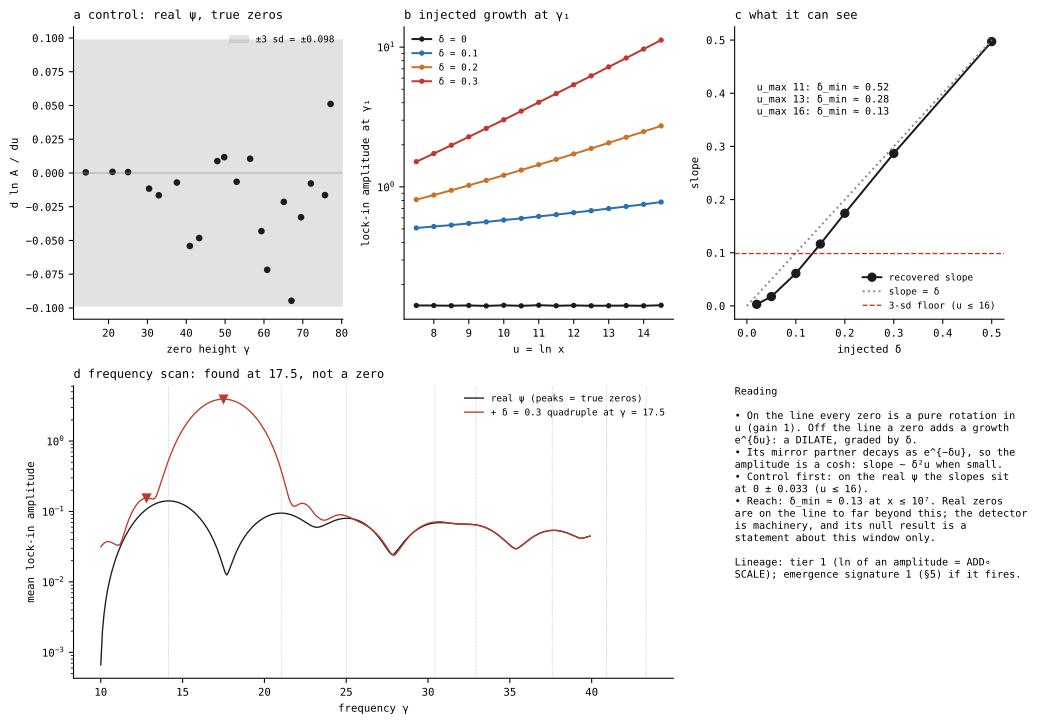

Generate this figure with Python:
# SPDX-License-Identifier: GPL-3.0-only
"""diverge.svg — the divergence detector: a growing mode (a DILATE) among rotations.

a  CONTROL on the real ψ (x ≤ 10⁷): slope of ln A against u at the first 20 true zeros; scatter about 0 is the false-alarm floor (±3 sd band).
b  an injected off-line quadruple at γ₁ for δ = 0, 0.1, 0.2, 0.3: the lock-in amplitude along u; the mirror partner makes it a cosh, not a line.
c  recovered slope against δ (dots) with the 3-sd floor, and the smallest δ the detector can see at reach u_max = 11, 13, 16 (labels).
d  frequency scan: amplitude against γ for the real ψ (the true zeros are the peaks) and with δ = 0.3 injected at γ = 17.5 (not a zero): it is found there.
Code drawn: rhp.diverge.   Run: python -m rhp.atlas.diverge
"""
import numpy as np
from ._common import plt, save, INK, NORTH, SOUTH, HOT, GREY
from .. import diverge as D


def build():
    psi = D.psi_table(10 ** 7)
    fig = plt.figure(figsize=(11.5, 7.6))
    # a
    ax = fig.add_subplot(2, 3, 1)
    s, m, sd = D.control(psi, 20)
    g = D.load_zeros(20)
    ax.axhspan(-3 * sd, 3 * sd, color=GREY, alpha=.25, label=f"±3 sd = ±{3 * sd:.3f}")
    ax.plot(g, s, "o", color=INK, ms=4); ax.axhline(0, color=GREY, lw=.5)
    ax.set_xlabel("zero height γ"); ax.set_ylabel("d ln A / du"); ax.legend(fontsize=7, frameon=False)
    ax.set_title("a  control: real ψ, true zeros", loc="left", fontsize=9)
    # b
    ax = fig.add_subplot(2, 3, 2)
    u = np.linspace(6, 16, 60000); E = D.residual(u, psi)
    for d, c in [(0, INK), (0.1, NORTH), (0.2, SOUTH), (0.3, HOT)]:
        Ed = E + (D.quadruple(u, d, 14.134725) if d > 0 else 0)
        cs, A = D.amplitude_track(u, Ed, 14.134725, 6, 16, 3.0, 0.5)
        ax.semilogy(cs, A, "o-", ms=3, color=c, label=f"δ = {d}")
    ax.set_xlabel("u = ln x"); ax.set_ylabel("lock-in amplitude at γ₁"); ax.legend(fontsize=7, frameon=False)
    ax.set_title("b  injected growth at γ₁", loc="left", fontsize=9)
    # c
    ax = fig.add_subplot(2, 3, 3)
    ds = [0.02, 0.05, 0.1, 0.15, 0.2, 0.3, 0.5]
    rec = D.inject_and_recover(psi, ds)
    ax.plot([d for d, _ in rec], [r for _, r in rec], "o-", color=INK, label="recovered slope")
    ax.plot([0, 0.5], [0, 0.5], color=GREY, ls=":", label="slope = δ")
    ax.axhline(3 * sd, color=HOT, lw=1, ls="--", label="3-sd floor (u ≤ 16)")
    txt = []
    for u1 in (11, 13, 16):
        dm, _ = D.detection_limit(psi, u1); txt.append(f"u_max {u1}:  δ_min ≈ {dm:.2f}")
    ax.text(0.02, 0.36, "\n".join(txt), fontsize=7.5, family="monospace")
    ax.set_xlabel("injected δ"); ax.set_ylabel("slope"); ax.legend(fontsize=7, frameon=False, loc="lower right")
    ax.set_title("c  what it can see", loc="left", fontsize=9)
    # d
    ax = fig.add_subplot(2, 3, (4, 5))
    gam = np.arange(10, 40, 0.1)
    _, s0, a0 = D.scan(psi, gam)
    _, s1, a1 = D.scan(psi, gam, extra=lambda uu: D.quadruple(uu, 0.3, 17.5))
    ax.semilogy(gam, a0, color=INK, lw=1, label="real ψ (peaks = true zeros)")
    ax.semilogy(gam, a1, color=HOT, lw=1, label="+ δ = 0.3 quadruple at γ = 17.5")
    for z in D.load_zeros(8): ax.axvline(z, color=GREY, lw=.4, ls=":")
    pk = D.candidate_peaks(gam, s1, a1, 0.1, 0.06)
    for (gp, a, sl) in pk: ax.plot([gp], [a], "v", color=HOT, ms=6)
    ax.set_xlabel("frequency γ"); ax.set_ylabel("mean lock-in amplitude"); ax.legend(fontsize=7, frameon=False, loc="upper right")
    ax.set_title("d  frequency scan: found at 17.5, not a zero", loc="left", fontsize=9)
    ax = fig.add_subplot(2, 3, 6); ax.axis("off")
    ax.text(0, 1, "Reading\n\n"
            "• On the line every zero is a pure rotation in\n  u (gain 1). Off the line a zero adds a growth\n  e^{δu}: a DILATE, graded by δ.\n"
            "• Its mirror partner decays as e^{−δu}, so the\n  amplitude is a cosh: slope ~ δ²u when small.\n"
            "• Control first: on the real ψ the slopes sit\n  at 0 ± 0.033 (u ≤ 16).\n"
            "• Reach: δ_min ≈ 0.13 at x ≤ 10⁷. Real zeros\n  are on the line to far beyond this; the detector\n  is machinery, and its null result is a\n  statement about this window only.\n\n"
            "Lineage: tier 1 (ln of an amplitude = ADD∘\nSCALE); emergence signature 1 (§5) if it fires.",
            va="top", fontsize=7.6, family="monospace")
    fig.tight_layout()
    return save(fig, "diverge.svg")


if __name__ == "__main__":
    print(build())
